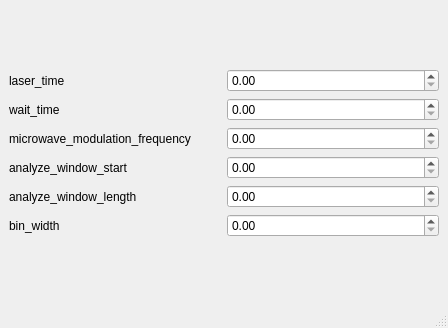
<?xml version="1.0" encoding="UTF-8"?>
<ui version="4.0">
 <class>Configuration_editor</class>
 <widget class="QMainWindow" name="Configuration_editor">
  <property name="geometry">
   <rect>
    <x>0</x>
    <y>0</y>
    <width>448</width>
    <height>328</height>
   </rect>
  </property>
  <property name="windowTitle">
   <string>qudi: Config</string>
  </property>
  <widget class="QWidget" name="centralwidget">
   <layout class="QGridLayout" name="gridLayout_2">
    <item row="0" column="0">
     <layout class="QHBoxLayout" name="horizontalLayout">
      <item>
       <layout class="QGridLayout" name="gridLayout">
        <item row="0" column="2">
         <layout class="QVBoxLayout" name="verticalLayout">
          <item>
           <widget class="ScienDSpinBox" name="laser_time_DSpinBox"/>
          </item>
          <item>
           <widget class="ScienDSpinBox" name="wait_time_DSpinBox"/>
          </item>
          <item>
           <widget class="ScienDSpinBox" name="microwave_modulation_frequency_DSpinBox"/>
          </item>
          <item>
           <widget class="ScienDSpinBox" name="analyze_window_start_DSpinBox"/>
          </item>
          <item>
           <widget class="ScienDSpinBox" name="analyze_window_length_DSpinBox"/>
          </item>
          <item>
           <widget class="ScienDSpinBox" name="bin_width_DSpinBox"/>
          </item>
         </layout>
        </item>
        <item row="0" column="1">
         <layout class="QVBoxLayout" name="verticalLayout_2">
          <item>
           <widget class="QLabel" name="laser_time">
            <property name="text">
             <string>laser_time</string>
            </property>
           </widget>
          </item>
          <item>
           <widget class="QLabel" name="wait_time">
            <property name="text">
             <string>wait_time</string>
            </property>
           </widget>
          </item>
          <item>
           <widget class="QLabel" name="microwave_modulation_frequency">
            <property name="text">
             <string>microwave_modulation_frequency</string>
            </property>
           </widget>
          </item>
          <item>
           <widget class="QLabel" name="analyze_window_start">
            <property name="text">
             <string>analyze_window_start</string>
            </property>
           </widget>
          </item>
          <item>
           <widget class="QLabel" name="analyze_window_length">
            <property name="text">
             <string>analyze_window_length</string>
            </property>
           </widget>
          </item>
          <item>
           <widget class="QLabel" name="bin_widths">
            <property name="text">
             <string>bin_width</string>
            </property>
           </widget>
          </item>
         </layout>
        </item>
       </layout>
      </item>
     </layout>
    </item>
   </layout>
  </widget>
  <widget class="QMenuBar" name="menubar">
   <property name="geometry">
    <rect>
     <x>0</x>
     <y>0</y>
     <width>448</width>
     <height>21</height>
    </rect>
   </property>
  </widget>
  <widget class="QStatusBar" name="statusbar"/>
 </widget>
 <customwidgets>
  <customwidget>
   <class>ScienDSpinBox</class>
   <extends>QDoubleSpinBox</extends>
   <header>qtwidgets.scientific_spinbox.h</header>
  </customwidget>
 </customwidgets>
 <resources/>
 <connections/>
</ui>
